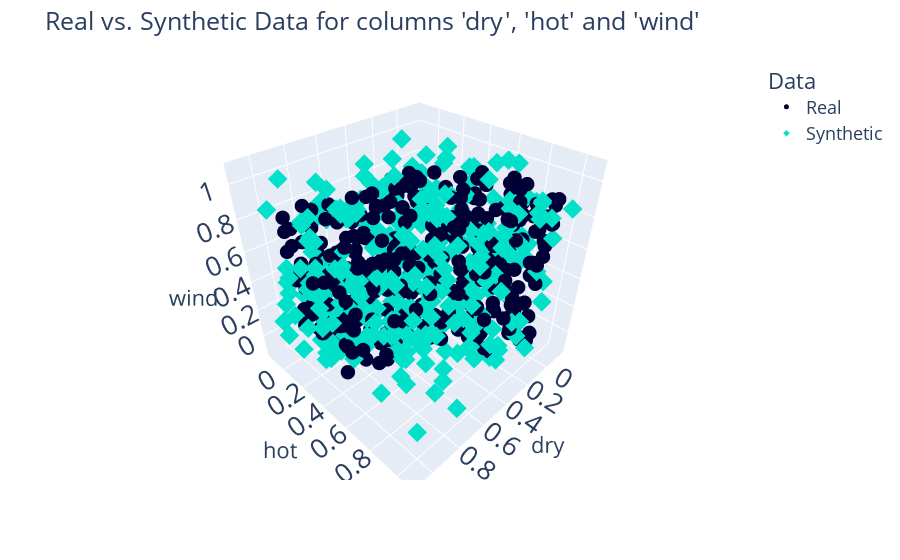

Notebook cell for this chart:
### Code cell
compare_3d(df_normalized, synthetic_data)

### Figure 1 — Plotly figure (JSON) as saved in the notebook; plotly's stock layout.template omitted (floating-point values rounded to 4 significant figures; data arrays with more than 128 entries replaced by an {"elided": "..."} marker saying what was removed)
{"data": [{"hovertemplate": "Data=Real<br>dry=%{x}<br>hot=%{y}<br>wind=%{z}<extra></extra>", "legendgroup": "Real", "marker": {"color": "#000036", "size": 5, "symbol": "circle"}, "mode": "markers", "name": "Real", "scene": "scene", "showlegend": true, "type": "scatter3d", "x": {"elided": "366 float values"}, "y": {"elided": "366 float values"}, "z": {"elided": "366 float values"}}, {"hovertemplate": "Data=Synthetic<br>dry=%{x}<br>hot=%{y}<br>wind=%{z}<extra></extra>", "legendgroup": "Synthetic", "marker": {"color": "#01E0C9", "size": 5, "symbol": "diamond"}, "mode": "markers", "name": "Synthetic", "scene": "scene", "showlegend": true, "type": "scatter3d", "x": {"elided": "366 float values"}, "y": {"elided": "366 float values"}, "z": {"elided": "366 float values"}}], "layout": {"font": {"size": 18}, "legend": {"title": {"text": "Data"}, "tracegroupgap": 0}, "margin": {"t": 60}, "plot_bgcolor": "#F5F5F8", "scene": {"domain": {"x": [0, 1], "y": [0, 1]}, "xaxis": {"title": {"text": "dry"}}, "yaxis": {"title": {"text": "hot"}}, "zaxis": {"title": {"text": "wind"}}}, "showlegend": true, "title": {"text": "Real vs. Synthetic Data for columns 'dry', 'hot' and 'wind'"}}}
